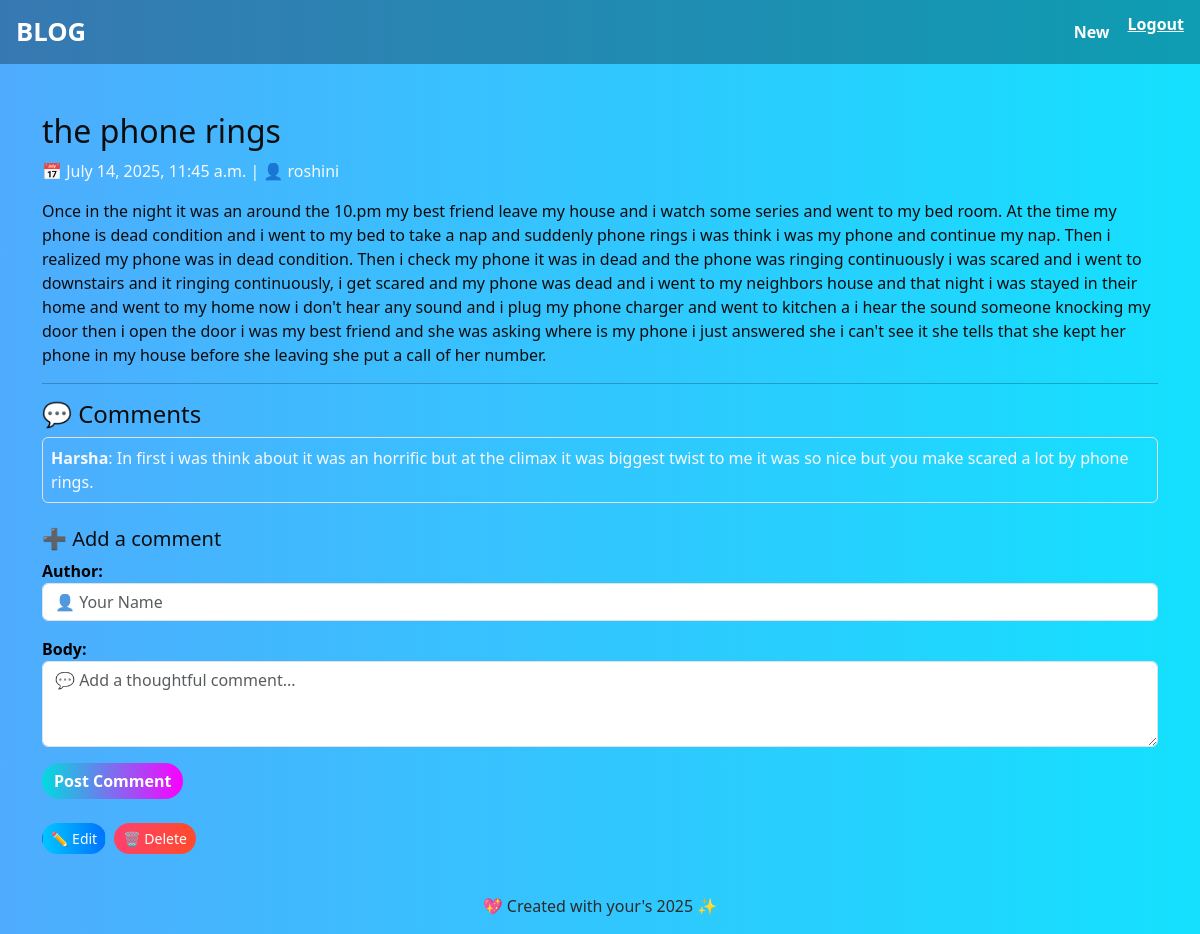
The app's page /post/1/ (signed in) with its own data.
### blog/models.py (models this page shows, shortened)
class Post(models.Model):
    title = models.CharField(max_length=200)
    content = RichTextUploadingField()  # ✅ Enables rich editing + paste image
    category = models.ForeignKey(Category, on_delete=models.SET_NULL, null=True, blank=True)
    author = models.ForeignKey(User, on_delete=models.CASCADE)
    created_at = models.DateTimeField(auto_now_add=True)
    image = models.ImageField(upload_to='post_images/', blank=True, null=True)

class Comment(models.Model):
    post = models.ForeignKey(Post, related_name='comments', on_delete=models.CASCADE)
    author = models.CharField(max_length=100)
    body = models.TextField()
    created_on = models.DateTimeField(auto_now_add=True)

### blog/views.py (the view)
# urls.py: path('post/<int:pk>/', views.post_detail, name='post_detail'),
def post_detail(request, pk):
    post = get_object_or_404(Post, pk=pk)
    comments = post.comments.all()
    if request.method == 'POST':
        comment_form = CommentForm(request.POST)
        if comment_form.is_valid():
            comment = comment_form.save(commit=False)
            comment.post = post
            if request.user.is_authenticated:
                comment.author = request.user
            comment.save()
            return redirect('post_detail', pk=pk)
    else:
        comment_form = CommentForm()
    return render(request, 'blog/post_detail.html', {
        'post': post,
        'comments': comments,
        'comment_form': comment_form
    })

### blog/forms.py
class CommentForm(forms.ModelForm):
    class Meta:
        model = Comment
        fields = ['author', 'body']
        widgets = {
            'author': forms.TextInput(attrs={
                'class': 'form-control text-dark',
                'placeholder': '👤 Your Name',
                'style': 'color: black;'
            }),
            'body': forms.Textarea(attrs={
                'class': 'form-control text-dark',
                'placeholder': '💬 Add a thoughtful comment...',
                'style': 'color: black;',
                'rows': 3
            }),
        }

### blog/templates/blog/post_detail.html (shortened to what this page needs)
{% extends "blog/base.html" %}
{% block content %}
<h2>{{ post.title }}</h2>
<p class="text-light">📅 {{ post.created_at }} | 👤 {{ post.author }}</p>
<p>{{ post.content|safe }}</p>
<hr>
<h4>💬 Comments</h4>
{% for comment in comments %}
    <div class="border p-2 mb-2 rounded text-light">
        <strong>{{ comment.author }}</strong>: {{ comment.body }}
    </div>
{% empty %}
    <p> No comments yet. Be the first to sparkle! </p>
{% endfor %}
<h5 class="mt-4">➕ Add a comment</h5>
<form method="post">
    {{ comment_form.as_p }}
    <button type="submit" class="btn btn-magic mb-3"> Post Comment</button>
</form>
{% if user == post.author %}
    <div class="d-flex gap-2 mt-2">
        <a href="{% url 'post_edit' post.pk %}" class="btn btn-sm text-white" style="background: linear-gradient(to right, #00c6ff, #0072ff);">
            ✏️ Edit
        </a>
        <form action="{% url 'post_delete' post.pk %}" method="post" style="display:inline;">
            <button type="submit" class="btn btn-sm text-white" style="background: linear-gradient(to right, #ff416c, #ff4b2b);">
                🗑️ Delete
            </button>
        </form>
    </div>
{% endif %}
{% endblock %}

### blog/templates/blog/base.html (style rules this page uses)
body { background: linear-gradient(to right, #4facfe, #00f2fe, #8e2de2, #4a00e0); background-size: 400% 400%; animation: gradientBG 15s ease infinite; font-family: 'Segoe UI', sans-serif; color: rgb(13, 13, 13); }
.btn { border-radius: 70px; }
.btn-magic { background: linear-gradient(to right, #00dbde, #fc00ff); color: white; font-weight: bold; border: none; }
label { color: black; font-weight: 600; }

### records on screen
Post: title "the phone rings", created_at "July 14, 2025, 11:45 a.m.", author "roshini", content "Once in the night it was an around the 10.pm my best friend leave my house and i watch some series and went to my bed room. At the time my phone is dead condition and i went to my bed to take a nap and suddenly phone rings i was think i was my phone and continue my nap. Then i realized my phone was in dead condition. Then i check my phone it was in dead and the phone was ringing continuously i was scared and i went to downstairs and it ringing continuously, i get scared and my phone was dead and i went to my neighbors house and that night i was stayed in their home and went to my home now i don't hear any sound and i plug my phone charger and went to kitchen a i hear the sound someone…"
Comment: author "Harsha", body "In first i was think about it was an horrific but at the climax it was biggest twist to me it was so nice but you make scared a lot by phone rings."
